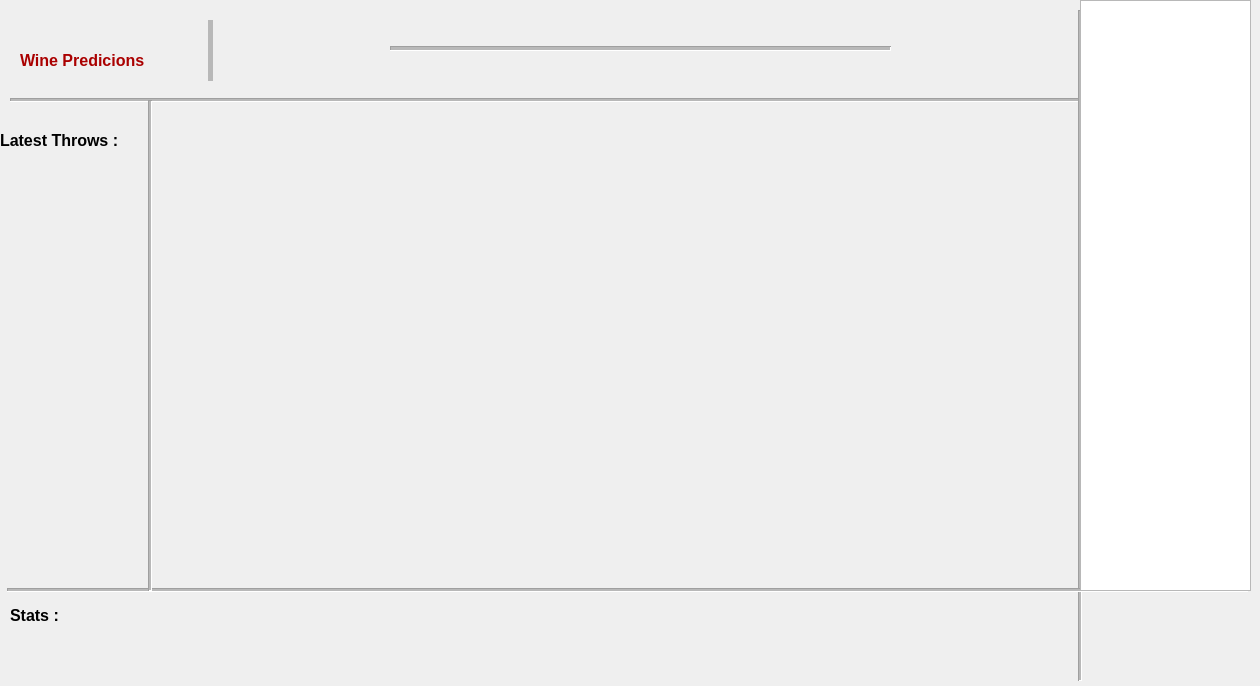
<?xml version="1.0" encoding="UTF-8"?>
<ui version="4.0">
 <class>AudienceView</class>
 <widget class="QDialog" name="AudienceView">
  <property name="geometry">
   <rect>
    <x>0</x>
    <y>0</y>
    <width>1260</width>
    <height>686</height>
   </rect>
  </property>
  <property name="windowTitle">
   <string>Dialog</string>
  </property>
  <widget class="Line" name="line">
   <property name="geometry">
    <rect>
     <x>10</x>
     <y>90</y>
     <width>1071</width>
     <height>20</height>
    </rect>
   </property>
   <property name="midLineWidth">
    <number>2</number>
   </property>
   <property name="orientation">
    <enum>Qt::Horizontal</enum>
   </property>
  </widget>
  <widget class="Line" name="line_2">
   <property name="geometry">
    <rect>
     <x>1070</x>
     <y>10</y>
     <width>20</width>
     <height>671</height>
    </rect>
   </property>
   <property name="midLineWidth">
    <number>2</number>
   </property>
   <property name="orientation">
    <enum>Qt::Vertical</enum>
   </property>
  </widget>
  <widget class="Line" name="line_3">
   <property name="geometry">
    <rect>
     <x>7</x>
     <y>580</y>
     <width>1241</width>
     <height>20</height>
    </rect>
   </property>
   <property name="midLineWidth">
    <number>2</number>
   </property>
   <property name="orientation">
    <enum>Qt::Horizontal</enum>
   </property>
  </widget>
  <widget class="QLabel" name="label">
   <property name="geometry">
    <rect>
     <x>20</x>
     <y>40</y>
     <width>261</width>
     <height>41</height>
    </rect>
   </property>
   <property name="text">
    <string>&lt;html&gt;&lt;head/&gt;&lt;body&gt;&lt;p&gt;&lt;span style=&quot; font-size:12pt; font-weight:600; color:#aa0000;&quot;&gt;Wine Predicions&lt;/span&gt;&lt;/p&gt;&lt;/body&gt;&lt;/html&gt;</string>
   </property>
  </widget>
  <widget class="Line" name="line_4">
   <property name="geometry">
    <rect>
     <x>200</x>
     <y>20</y>
     <width>21</width>
     <height>61</height>
    </rect>
   </property>
   <property name="lineWidth">
    <number>0</number>
   </property>
   <property name="midLineWidth">
    <number>5</number>
   </property>
   <property name="orientation">
    <enum>Qt::Vertical</enum>
   </property>
  </widget>
  <widget class="Line" name="line_5">
   <property name="geometry">
    <rect>
     <x>390</x>
     <y>40</y>
     <width>501</width>
     <height>16</height>
    </rect>
   </property>
   <property name="midLineWidth">
    <number>3</number>
   </property>
   <property name="orientation">
    <enum>Qt::Horizontal</enum>
   </property>
  </widget>
  <widget class="QTableWidget" name="tableWidget">
   <property name="geometry">
    <rect>
     <x>1080</x>
     <y>0</y>
     <width>171</width>
     <height>591</height>
    </rect>
   </property>
  </widget>
  <widget class="QLabel" name="label_2">
   <property name="geometry">
    <rect>
     <x>0</x>
     <y>120</y>
     <width>131</width>
     <height>41</height>
    </rect>
   </property>
   <property name="text">
    <string>&lt;html&gt;&lt;head/&gt;&lt;body&gt;&lt;p&gt;&lt;span style=&quot; font-size:12pt; font-weight:600;&quot;&gt;Latest Throws :&lt;/span&gt;&lt;/p&gt;&lt;/body&gt;&lt;/html&gt;</string>
   </property>
  </widget>
  <widget class="Line" name="line_6">
   <property name="geometry">
    <rect>
     <x>140</x>
     <y>100</y>
     <width>20</width>
     <height>491</height>
    </rect>
   </property>
   <property name="midLineWidth">
    <number>2</number>
   </property>
   <property name="orientation">
    <enum>Qt::Vertical</enum>
   </property>
  </widget>
  <widget class="QLabel" name="label_3">
   <property name="geometry">
    <rect>
     <x>10</x>
     <y>600</y>
     <width>61</width>
     <height>31</height>
    </rect>
   </property>
   <property name="text">
    <string>&lt;html&gt;&lt;head/&gt;&lt;body&gt;&lt;p&gt;&lt;span style=&quot; font-size:12pt; font-weight:600;&quot;&gt;Stats :&lt;/span&gt;&lt;/p&gt;&lt;/body&gt;&lt;/html&gt;</string>
   </property>
  </widget>
 </widget>
 <resources/>
 <connections/>
</ui>
